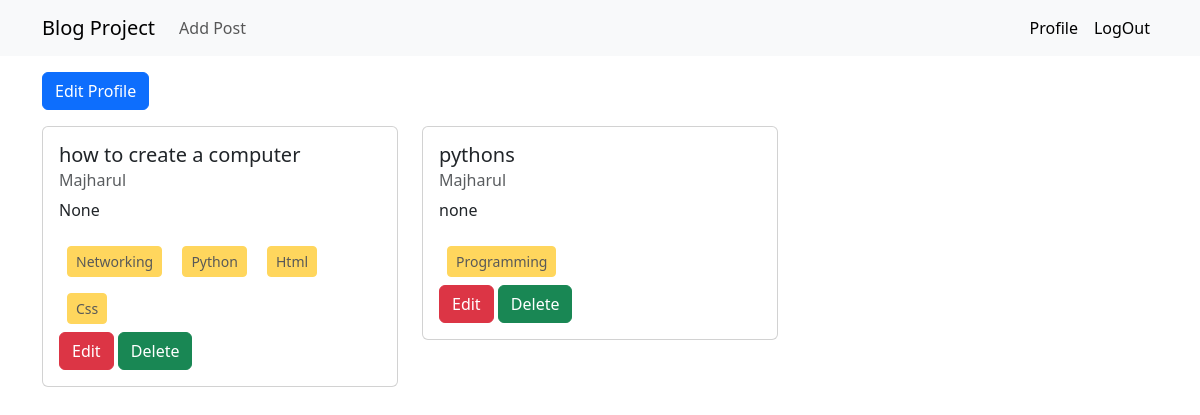
/profile/ (signed in), run on the app's committed database.
### posts/models.py (models this page shows, shortened)
class Post(models.Model):
    title = models.CharField(max_length=50)
    content = models.TextField()
    category = models.ManyToManyField(Category)
    author = models.ForeignKey(User, on_delete=models.CASCADE)

### categories/models.py (models this page shows, shortened)
class Category (models.Model):
    name = models.CharField(max_length=100)
    slug=models.SlugField(max_length=100,blank=True,null=True,unique=True)

### authors/views.py (the view)
# urls.py: path('profile/',views.profile,name='profile'),
@login_required(login_url='/login/')
def profile(request):
    post = Post.objects.filter(author=request.user)
    return render(request,'profile.html',{'post':post})

### authors/templates/profile.html (shortened to what this page needs)
{% extends 'base.html' %}
{% load crispy_forms_tags %}
{% block content %}
  <div class="container">
       <div class="py-3">
        <a href="{% url 'edit_profile' %}" class="btn btn-primary">Edit Profile</a>
       </div>
       <div class="row">
        {% for i in post %}
        <div class="col-4">
          <div class="card mb-3" style="width:100%;">
              <div class="card-body">
                <h5 class="card-title">{{i.title}}</h5>
                <h6 class="card-subtitle mb-2 text-body-secondary">{{i.author.first_name}}</h6>
                <p class="card-text">{{i.content}}</p>
                 {% for cate in i.category.all %}
                    <span class="btn btn-warning disabled m-2 btn-sm">{{cate.name}}</span>
                 {% endfor %}
                 <br>
                <a href="{% url 'edit_post' i.id %}" class="btn btn-danger">Edit</a>
                <a href="{% url 'delete_post' i.id %}" class="btn btn-success">Delete</a>
              </div>
           </div>
         </div>
        {% endfor %}
    </div>
  </div>
{% endblock %}

### data on the page
Post: title "how to create a computer", author.first_name "Majharul", content "None"
Category: name "Networking"
Category: name "Python"
Category: name "Html"
Category: name "Css"
Post: title "pythons", author.first_name "Majharul", content "none"
Category: name "Programming"
